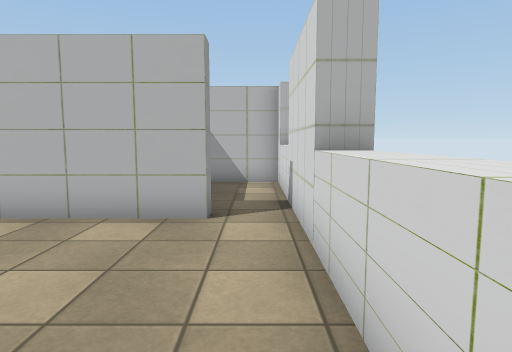
[1] (above)

13 first-person views from a walk through a 3-D level made in the Unity game engine. The camera is 1.3 m above the floor, tilts 6° down and sees 75° across. The floor is counted in squares, 1 m on a side. Each view is taken from the middle of a square. On the plan, view 1 faces up. The plan holds only what a view shows up to about 14 squares ahead; the rest is blank. The player is left out. Some surface patterns are stand-ins.

[2]
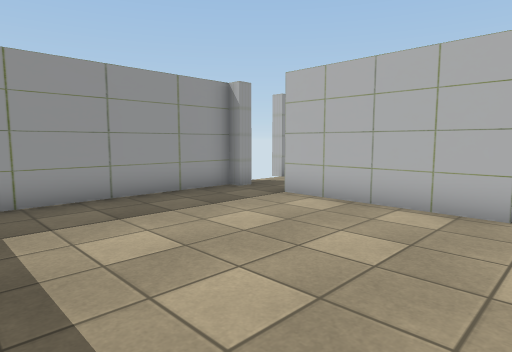

[3]
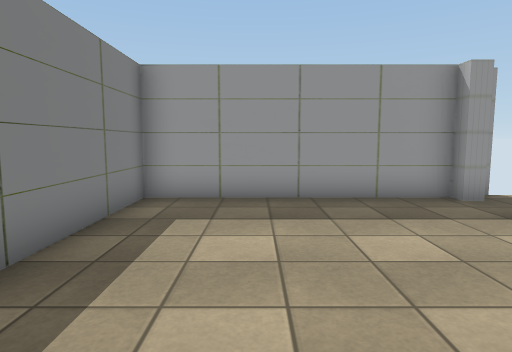

[4]
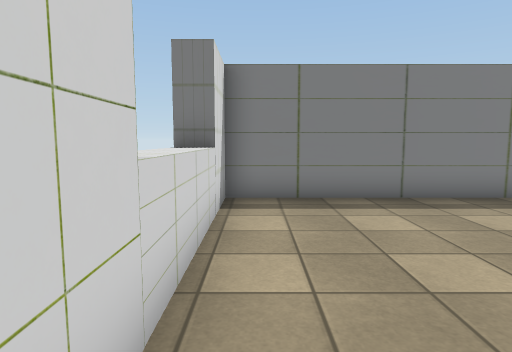

[5]
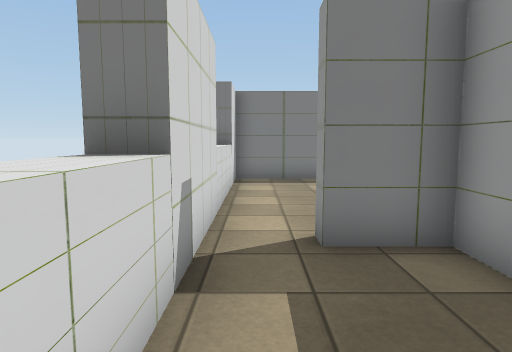

[6]
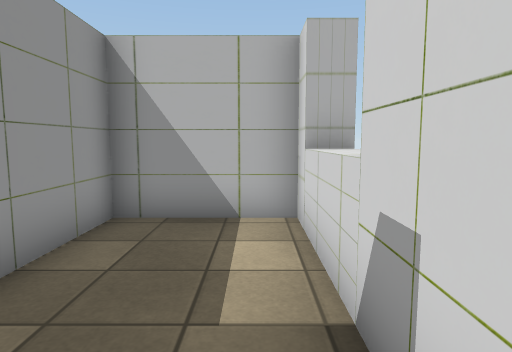

[7]
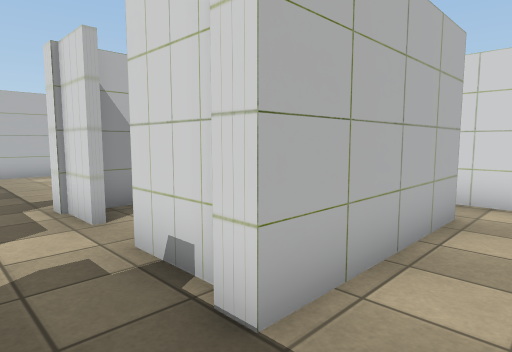

[8]
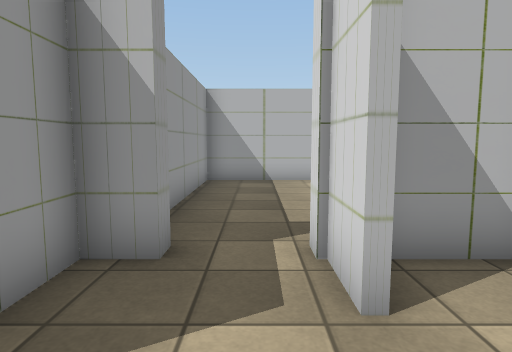

[9]
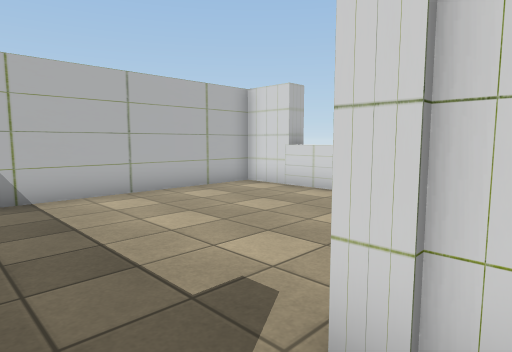

[10]
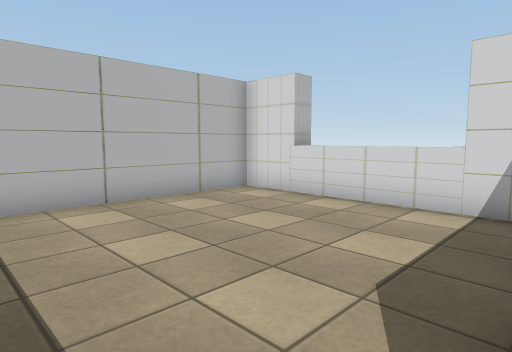

[11]
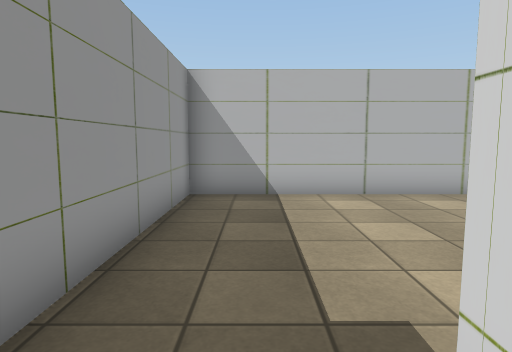

[12]
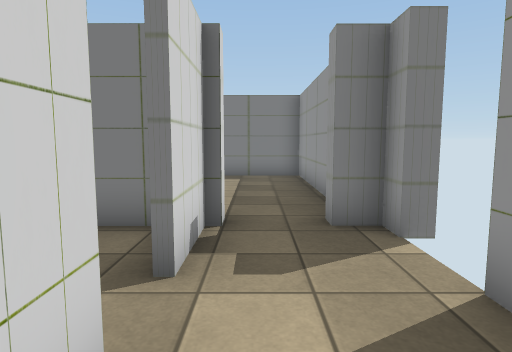

[13]
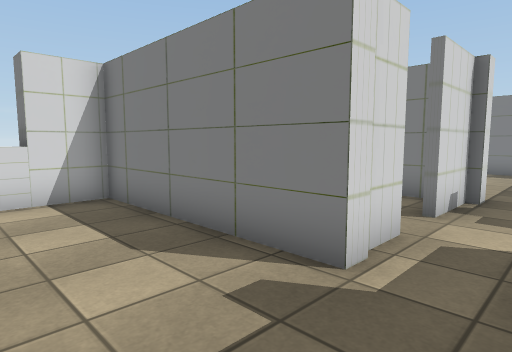

### Floor plan
Key: @ floor where view 1 was taken; # wall or solid block; . floor; ^ raised ledge.
Columns run from 8 left of view 1 to 1 right of it. Each row starts with its distance up from view 1.
 18 ##########
 17 #........#
 16 #........^
 15 #........^
 14 #........^
 13 #........^
 12 #........#
 11 #..#######
 10 #..#.#...#
  9 #....#...^
  8  ....#...^
  7  ..#.#...#
  6 #..#####.#
  5 #........#
  4 #........#
  3 #........^
  2 #........^
  1 #........^
  0 #.......@#
 -1 #........#
 -2 ##########

Positions as (right, up) in squares from view 1, and headings:
1: (0, 0), facing up
2: (0, -1), facing up-left
3: (0, 1), facing left
4: (0, 6), facing down
5: (0, 10), facing down
6: (0, 5), facing up
7: (-7, 4), facing up-right
8: (-6, 7), facing up
9: (-7, 10), facing up-right
10: (-6, 11), facing up-right
11: (-6, 10), facing up
12: (-6, 11), facing down
13: (-7, 14), facing down-right
